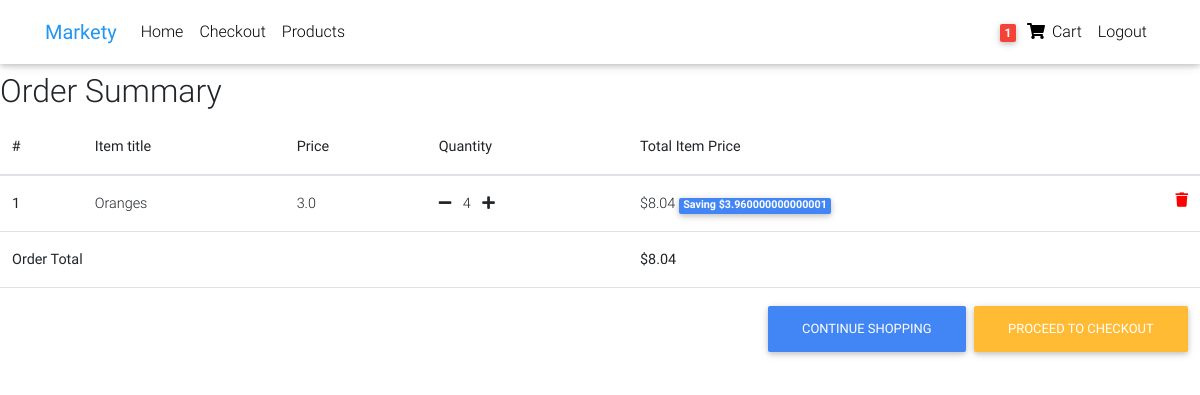
Page /order-summary (signed in) on the committed database.
### core/models.py (models this page shows, shortened)
class Order(models.Model):
    user = models.ForeignKey(settings.AUTH_USER_MODEL, verbose_name=(""), on_delete=models.CASCADE)
    items = models.ManyToManyField(OrderItem, verbose_name=(""))
    start_date = models.DateTimeField((""), auto_now=False, auto_now_add=True)
    ordered_date = models.DateTimeField((), auto_now=False, auto_now_add=False)
    ordered = models.BooleanField(default=False)
    shipping_address = models.ForeignKey('Address', related_name='shipping_address', on_delete=models.SET_NULL, blank=True, null=True)
    billing_address = models.ForeignKey('Address', related_name='billing_address', on_delete=models.SET_NULL, blank=True, null=True)
    def get_total(self):
        total = 0
        for order_item in self.items.all():
            total += order_item.get_final_price()
        return total

class OrderItem(models.Model):
    user = models.ForeignKey(settings.AUTH_USER_MODEL, on_delete=models.CASCADE)
    ordered = models.BooleanField(default=False)
    item = models.ForeignKey(Item, on_delete=models.CASCADE)
    quantity = models.IntegerField(default=1)
    def get_total_item_price(self):
        return self.quantity * self.item.price
    def get_total_discount_item_price(self):
        return self.quantity * self.item.discount_price
    def get_amount_saved(self):
        return self.get_total_item_price() - self.get_total_discount_item_price()
    def get_final_price(self):
        if self.item.discount_price:
            return self.get_total_discount_item_price()
        return self.get_total_item_price()

class Item(models.Model):
    title = models.CharField(max_length=100)
    price = models.FloatField()
    discount_price = models.FloatField(blank=True, null=True)
    category = models.CharField(choices=CATEGORY_CHOICES, max_length=2)
    label = models.CharField(choices=LABEL_CHOICES, max_length=1)
    slug = models.SlugField()
    description = models.TextField()

### core/views.py (the view)
# urls.py: path('order-summary', OrderSummaryView.as_view(), name="order-summary"),
class OrderSummaryView(LoginRequiredMixin, View):
    def get(self, *args, **kwargs):
        try:
            order = Order.objects.get(user=self.request.user, ordered=False)
            context = {
                'object': order
            }
            return render(self.request, "order_summary.html", context)
        except ObjectDoesNotExist:
            messages.warning(self.request, "You do not have an active order")
            return redirect("/")

### core/templatetags/cart_template_tags.py (called while the page is built)
@register.filter
def cart_item_count(user):
    if user.is_authenticated:
        qs = Order.objects.filter(user=user, ordered=False)
        if qs.exists():
            return qs[0].items.count()
    return 0

### core/templates/order_summary.html (shortened to what this page needs)
{% extends "base.html" %}
{% block content %}
    <main>
        <div class="table-responsive text-nowrap">
            <h2>Order Summary</h2>
            <table class="table">
                <thead>
                    <tr>
                        <th scope="col">#</th>
                        <th scope="col">Item title</th>
                        <th scope="col">Price</th>
                        <th scope="col">Quantity</th>
                        <th scope="col">Total Item Price</th>
                    </tr>
                </thead>
                <tbody>
                    {% for order_item in object.items.all %}
                        <tr>
                            <th scope="row">{{ forloop.counter }}</th>
                            <td>{{ order_item.item.title }}</td>
                            <td>{{ order_item.item.price }}</td>
                            <td>
                                <a href="{% url 'core:remove-single-item-from-cart' order_item.item.slug %}"><i class="fas fa-minus mr-2"></i></a>
                                    {{ order_item.quantity }}
                                <a href="{% url 'core:add-to-cart' order_item.item.slug %}"><i class="fas fa-plus ml-2"></i></a>
                            </td>
                            <td>
                                {% if order_item.item.discount_price %}
                                    ${{ order_item.get_total_discount_item_price }}
                                    <span class="badge badge-primary">Saving ${{ order_item.get_amount_saved }}</span>
                                {% else %}
                                    ${{ order_item.get_total_item_price }}
                                {% endif %}
                                <a style='color: red;' href="{% url 'core:remove-from-cart' order_item.item.slug %}">
                                    <i class="fas fa-trash float-right"></i>
                                </a>
                        </tr>
                    {% endfor %}
                    {% if object.get_total%}
                        <tr>
                            <td colspan="4"><b>Order Total</b></td>
                            <td><b>${{ object.get_total }}</b></td>
                        </tr>
                        <tr>
                            <td colspan="5">
                            <a class='btn btn-warning float-right ml-2' href="{% url 'core:checkout' %}"">Proceed to checkout</a>
                            <a class='btn btn-primary float-right' href='/'>Continue shopping</a>
                            </td>
                        </tr>
                    {% endif %}
                </tbody>
            </table>
        </div>
    </main>
{% endblock content %}

### core/templates/navbar.html (shortened to what this page needs)
{% load cart_template_tags %}
<nav class="navbar fixed-top navbar-expand-lg navbar-light white scrolling-navbar">
    <div class="container">
      <a class="navbar-brand waves-effect" href="/">
        <strong class="blue-text">Markety</strong>
      </a>
      <div class="collapse navbar-collapse" id="navbarSupportedContent">
        <ul class="navbar-nav mr-auto">
          <li class="nav-item">
            <a class="nav-link waves-effect" href="/">Home
            </a>
          </li>
          <li class="nav-item">
            <a class="nav-link waves-effect" href="/checkout">
            Checkout</a>
          </li>
          <li class="nav-item">
            <a class="nav-link waves-effect" href="/products">
            Products</a>
          </li>
        </ul>
          <ul class="navbar-nav nav-flex-icons">
          {% if request.user.is_authenticated %}
          <li class="nav-item">
            <a href="{% url 'core:order-summary' %}" class="nav-link waves-effect">
              <span class="badge red z-depth-1 mr-1"> {{ request.user|cart_item_count }} </span>
              <i class="fas fa-shopping-cart"></i>
              <span class="clearfix d-none d-sm-inline-block"> Cart </span>
            </a>
          </li>
          <li class="nav-item">
            <a class="nav-link waves-effect" href="{% url 'account_logout' %}">
              <span class="clearfix d-none d-sm-inline-block"> Logout </span>
            </a>
          </li>
          {% endif %}
        </ul>
      </div>
    </div>
  </nav>

### core/templates/base.html (style rules this page uses)
html, body, header, .carousel { height: 60vh; }

### rows in the picture
OrderItem: item "Oranges", item.price "3.0", quantity "4", get_total_discount_item_price "8.04", get_amount_saved "3.960000000000001"
Order: get_total "8.04"

### other values in the picture
{{ request.user|cart_item_count }} "1"
